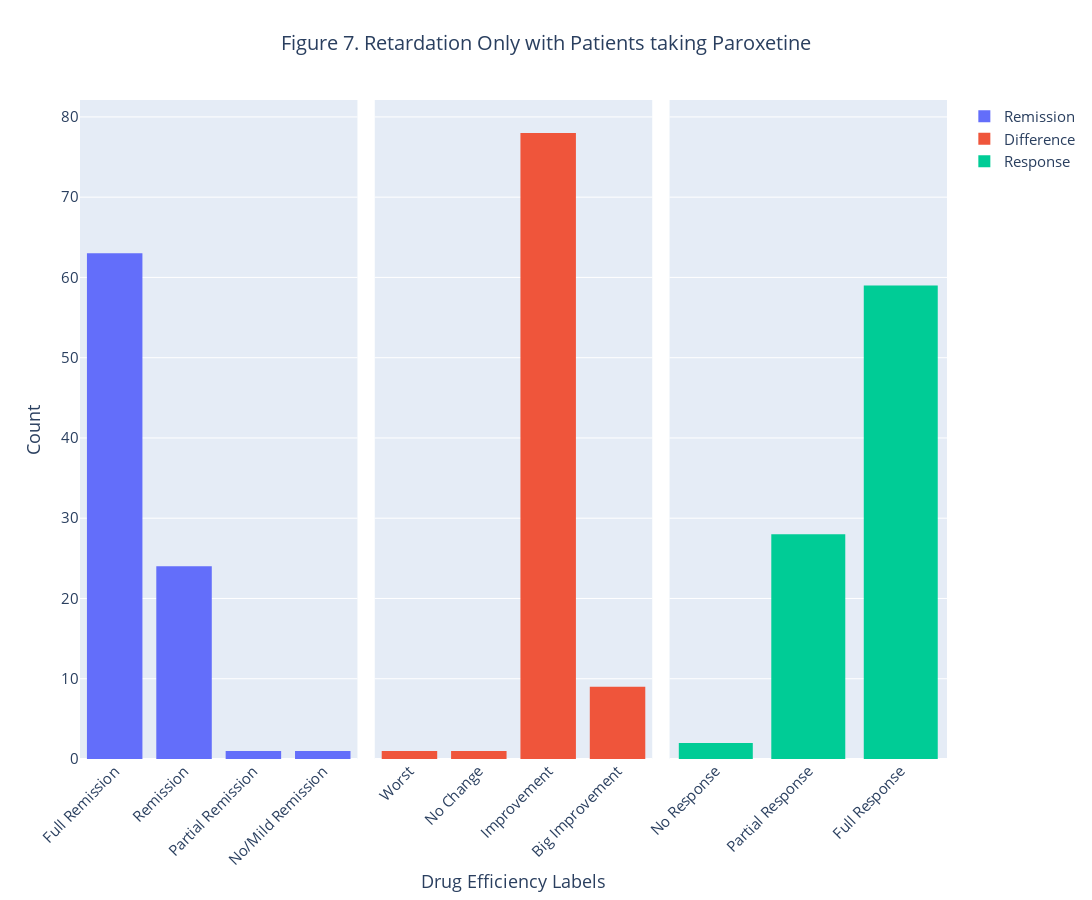

Here is the notebook cell this chart was saved with:
### Code cell
r_op = r_o[r_o['DRUG'] == 'Paroxetine']
rop1 = go.Histogram(x = r_op['Remission'], name = 'Remission')
rop2 = go.Histogram(x = r_op['Difference'], name = 'Difference')
rop3 = go.Histogram(x = r_op['Response'], name = 'Response')

fig7 = make_subplots(rows = 1, cols = 3, shared_yaxes = True, horizontal_spacing = 0.02)
fig7.add_trace(rop1, row = 1, col = 1)
fig7.add_trace(rop2, row = 1, col = 2)
fig7.add_trace(rop3, row = 1, col = 3)

fig7.update_xaxes(categoryorder = 'array', categoryarray = remission_labels, row = 1, col = 1)
fig7.update_xaxes(categoryorder = 'array', categoryarray = difference_labels, row = 1, col = 2)
fig7.update_xaxes(categoryorder = 'array', categoryarray = response_labels, row = 1, col = 3)

fig7.update_layout(
    font = {
        "size": 15
    },
    
    title = {
        "text": 'Figure 7. Retardation Only with Patients taking Paroxetine',
        "x": 0.5,
        "xanchor" : "center",
        "font" : {
            "size": 20
        }
    },
    #xaxis =dict(tickmode = 'linear',
    #tick0 = 0,
    #dtick = 1),
    xaxis1 = {
        "tickangle": -45,
    },
    xaxis2 = {
        "title" : 'Drug Efficiency Labels',
        "tickangle": -45,
    },
    xaxis3 = {
        "tickangle": -45,
    },
#     xaxis_title = 'Drug Efficiency Labels',
    yaxis_title = 'Count',
    showlegend = True,
    width = 1600,
    height = 900)

fig7.show()


r_op

### Figure 1 — Plotly figure (JSON) as saved in the notebook; plotly's stock layout.template omitted (floating-point values rounded to 4 significant figures)
{"data": [{"name": "Remission", "type": "histogram", "x": ["Full Remission", "Full Remission", "Full Remission", "Full Remission", "Full Remission", "Full Remission", "Remission", "Full Remission", "Full Remission", "Full Remission", "Full Remission", "Remission", "Full Remission", "Full Remission", "Remission", "Remission", "Full Remission", "Full Remission", "Full Remission", "Full Remission", "Full Remission", "Full Remission", "Full Remission", "Full Remission", "Full Remission", "Full Remission", "Remission", "Full Remission", "Remission", "Full Remission", "Remission", "Full Remission", "Remission", "Full Remission", "Full Remission", "Full Remission", "Full Remission", "Full Remission", "Remission", "Full Remission", "Full Remission", "Full Remission", "Remission", "Remission", "Remission", "Remission", "Full Remission", "Full Remission", "Full Remission", "Full Remission", "Full Remission", "Full Remission", "Full Remission", "Full Remission", "Remission", "Remission", "Full Remission", "Remission", "Remission", "Remission", "Full Remission", "Full Remission", "Remission", "Full Remission", "No/Mild Remission", "Full Remission", "Full Remission", "Full Remission", "Full Remission", "Full Remission", "Full Remission", "Full Remission", "Full Remission", "Full Remission", "Full Remission", "Remission", "Full Remission", "Full Remission", "Full Remission", "Full Remission", "Remission", "Remission", "Full Remission", "Remission", "Full Remission", "Partial Remission", "Full Remission", "Full Remission", "Remission"], "xaxis": "x", "yaxis": "y"}, {"name": "Difference", "type": "histogram", "x": ["Improvement", "Improvement", "Improvement", "Improvement", "Big Improvement", "Improvement", "Improvement", "Improvement", "Improvement", "Improvement", "Improvement", "Improvement", "Improvement", "Improvement", "Improvement", "Improvement", "Improvement", "Improvement", "Improvement", "Improvement", "Improvement", "Improvement", "Improvement", "Improvement", "Improvement", "Improvement", "Improvement", "No Change", "Improvement", "Improvement", "Improvement", "Improvement", "Improvement", "Improvement", "Improvement", "Improvement", "Big Improvement", "Improvement", "Improvement", "Improvement", "Improvement", "Improvement", "Improvement", "Improvement", "Improvement", "Improvement", "Improvement", "Improvement", "Improvement", "Improvement", "Big Improvement", "Big Improvement", "Big Improvement", "Improvement", "Improvement", "Improvement", "Improvement", "Improvement", "Improvement", "Improvement", "Big Improvement", "Improvement", "Improvement", "Improvement", "Worst", "Improvement", "Improvement", "Improvement", "Improvement", "Improvement", "Improvement", "Improvement", "Big Improvement", "Improvement", "Improvement", "Improvement", "Improvement", "Improvement", "Big Improvement", "Big Improvement", "Improvement", "Improvement", "Improvement", "Improvement", "Improvement", "Improvement", "Improvement", "Improvement", "Improvement"], "xaxis": "x2", "yaxis": "y2"}, {"name": "Response", "type": "histogram", "x": ["Full Response", "Partial Response", "Full Response", "Partial Response", "Full Response", "Full Response", "Partial Response", "Full Response", "Full Response", "Partial Response", "Partial Response", "Partial Response", "Full Response", "Full Response", "Partial Response", "Partial Response", "Partial Response", "Full Response", "Full Response", "Full Response", "Full Response", "Full Response", "Partial Response", "Full Response", "Full Response", "Full Response", "Partial Response", "No Response", "Partial Response", "Full Response", "Partial Response", "Full Response", "Partial Response", "Partial Response", "Full Response", "Full Response", "Full Response", "Partial Response", "Partial Response", "Full Response", "Full Response", "Full Response", "Partial Response", "Full Response", "Partial Response", "Full Response", "Full Response", "Full Response", "Full Response", "Full Response", "Full Response", "Full Response", "Full Response", "Full Response", "Partial Response", "Partial Response", "Full Response", "Partial Response", "Partial Response", "Full Response", "Full Response", "Full Response", "Partial Response", "Full Response", "No Response", "Full Response", "Full Response", "Full Response", "Full Response", "Full Response", "Full Response", "Full Response", "Full Response", "Full Response", "Full Response", "Partial Response", "Full Response", "Full Response", "Full Response", "Full Response", "Partial Response", "Full Response", "Full Response", "Partial Response", "Full Response", "Partial Response", "Full Response", "Full Response", "Full Response"], "xaxis": "x3", "yaxis": "y3"}], "layout": {"font": {"size": 15}, "height": 900, "showlegend": true, "title": {"font": {"size": 20}, "text": "Figure 7. Retardation Only with Patients taking Paroxetine", "x": 0.5, "xanchor": "center"}, "width": 1600, "xaxis": {"anchor": "y", "categoryarray": ["Full Remission", "Remission", "Partial Remission", "No/Mild Remission"], "categoryorder": "array", "domain": [0, 0.32], "tickangle": -45}, "xaxis2": {"anchor": "y2", "categoryarray": ["Worst", "No Change", "Improvement", "Big Improvement"], "categoryorder": "array", "domain": [0.34, 0.66], "tickangle": -45, "title": {"text": "Drug Efficiency Labels"}}, "xaxis3": {"anchor": "y3", "categoryarray": ["No Response", "Partial Response", "Full Response"], "categoryorder": "array", "domain": [0.68, 1], "tickangle": -45}, "yaxis": {"anchor": "x", "domain": [0, 1], "title": {"text": "Count"}}, "yaxis2": {"anchor": "x2", "domain": [0, 1], "matches": "y", "showticklabels": false}, "yaxis3": {"anchor": "x3", "domain": [0, 1], "matches": "y", "showticklabels": false}}}
